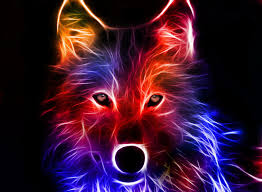
#> input picture sample1.jpeg, 262 x 192 px, given in place of the camera
$ python cont2.py   (older library calls are emulated)
#> lines starting #> are read from the running program, lines starting #| are printed output that depends on the picture; after the words box and inside, x2 and y2 are one past the last pixel; in counts of white or black regions, pixels touching at a corner belong together
import cv2
import numpy as np

def nothing(x):
    pass

cap = cv2.VideoCapture(0)
cv2.namedWindow('Parameters')

cv2.createTrackbar('Hue','Parameters',0,255,nothing)
cv2.createTrackbar('Sat','Parameters',0,255,nothing)
cv2.createTrackbar('Val','Parameters',0,255,nothing)

while(1):

    # Take each frame
    ret , frameinv = cap.read()
#> frameinv is the input picture: shape (192, 262, 3); mean B, G, R 45.6, 22.1, 58.1
    frame=cv2.flip(frameinv ,1)
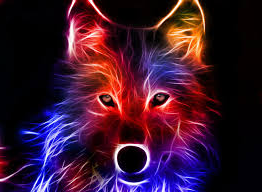
#> frame: shape (192, 262, 3); mean B, G, R 45.6, 22.1, 58.1

    # Convert BGR to HSV
    hsv = cv2.cvtColor(frame, cv2.COLOR_BGR2HSV)
#> hsv: shape (192, 262, 3); mean H, S, V 92.5, 183.1, 75.9

    hue = cv2.getTrackbarPos('Hue','Parameters')
    sat = cv2.getTrackbarPos('Sat','Parameters')
    val = cv2.getTrackbarPos('Val','Parameters')
    # define range of blue color in HSV
    lower = np.array([hue-20,sat,val])
    upper = np.array([hue+20,255,255])


    # Threshold the HSV image to get only blue colors
    mask = cv2.inRange(hsv, lower, upper)
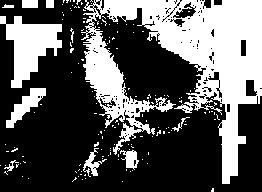
#> mask: shape (192, 262); 35.4% white; 155 white regions (144 under 20 px)

    _, contour, _ = cv2.findContours( mask, cv2.RETR_TREE, cv2.CHAIN_APPROX_SIMPLE)
#> contour = 336 contours, 313 with area under 20; largest, box (x1, y1, x2, y2) and area: (81, 0, 262, 184) 13971, (0, 16, 62, 88) 2082, (6, 88, 46, 128) 528, (172, 1, 197, 19) 204, (120, 150, 139, 170) 180

    vidCont = cv2.drawContours( frame, contour, -1, (0,255,0), 2)
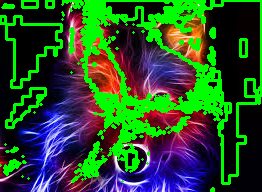
#> vidCont: shape (192, 262, 3); mean B, G, R 40.3, 78.6, 39.9

    # Bitwise-AND mask and original imaget
    res = cv2.bitwise_and(frame ,frame, mask= mask)
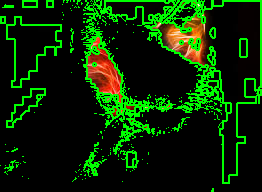
#> res: shape (192, 262, 3); mean B, G, R 1.7, 42.4, 9.5


#    cv2.imshow('frame',frame)
    cv2.imshow('cont', vidCont)
    cv2.imshow('res',res)
    k = cv2.waitKey(5) & 0xFF
#> (key Esc is pressed here)
    if k == 27:
        break

cv2.destroyAllWindows()
